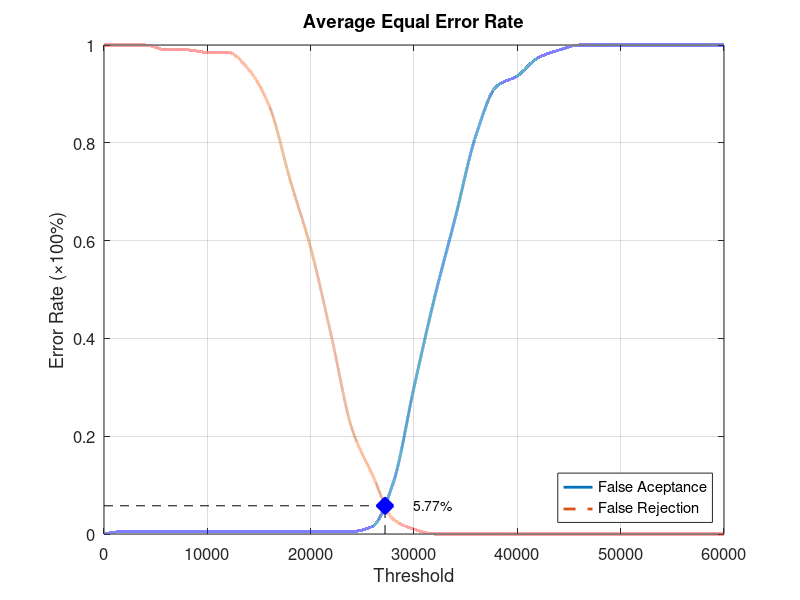
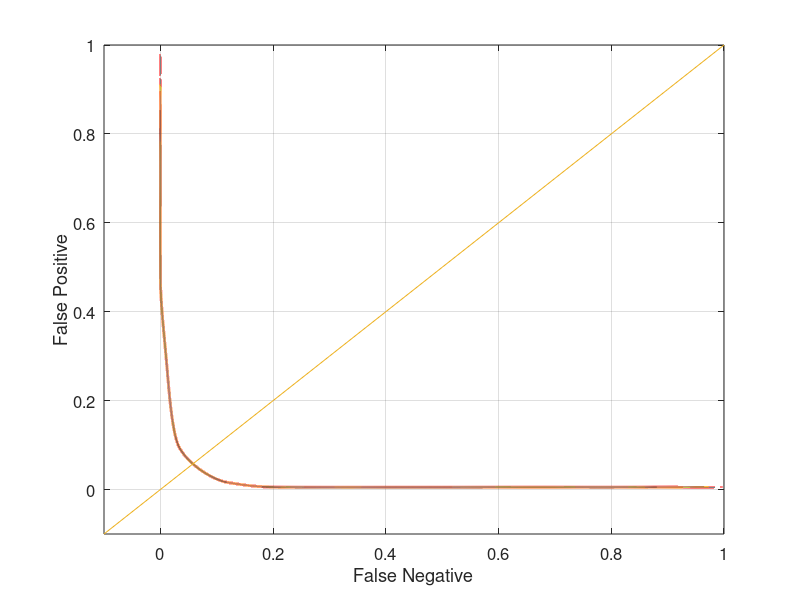

Here is the MATLAB script that generated these plots, in order:
function yEER = Database5_3
close all;
clear;
clc;
x = 0:2000:60000;
xq = 0:0.5:60000;

y0 = [0 0.00526316 0.00526316 0.00526316 0.00526316 0.00526316 0.00526316 0.00526316 0.00526316 0.00526316 0.00526316 0.00526316 0.00526316 0.0157895 0.105263 0.3 0.484211 0.647368 0.815789 0.915789 0.936842 0.973684 0.989474 1 1 1 1 1 1 1 1];
yy0 = interp1(x, y0, xq, 'pchip');
y1 = [1 1 1 0.99 0.99 0.985 0.985 0.95 0.875 0.725 0.585 0.405 0.215 0.12 0.03 0.01 0 0 0 0 0 0 0 0 0 0 0 0 0 0 0];
yy1 = interp1(x, y1, xq, 'pchip');

% Calculating EER: 
y2 = abs(y0 - y1);
find(y2 == min(y2))
yy2 = abs(yy0 - yy1);
xEER = find(yy2 == min(yy2));
xEERIndex = xq(xEER) % X-axis EER
yEER = yy0(xEER) % Y-axis EER

main = figure
plot(xq, yy0,'-','LineWidth', 2);	hold on
plot(xq, yy1,'--','LineWidth', 2);	hold on
plot([xEERIndex xEERIndex], [0 yEER], 'k--');	hold on
plot([0 xEERIndex], [yEER yEER], 'k--');	hold on
plot(xEERIndex, yEER, 'bx', 'LineWidth', 10);	hold on
text(xEERIndex + 10 * xEERIndex / 100, yEER, [num2str(round((10000 * yEER)) / 100) '%'])
legend('False Aceptance', 'False Rejection', 'Location', 'SouthEast')
xlabel('Threshold')
ylabel('Error Rate (\times100%)')
title('Average Equal Error Rate')
set(gca, 'FontSize', 12)
axis([0 60000 0 1])
grid on

print(main, 'Database5_3Main', '-dpng');
FNRxFPR = figure('Color', [1 1 1]);
plot(yy1, yy0, '-', yy1, yy0, 'LineWidth', 2);
hold on
y = -0.1:0.1:1
plot(y, y); 
set(gca, 'FontSize', 12)
xlabel('False Negative')
ylabel('False Positive')
axis([-0.1 1 -0.1 1])
set(gca, 'FontSize', 12)
grid on

print(FNRxFPR, 'Database5_3FNRxFPR','-dpng');
end
